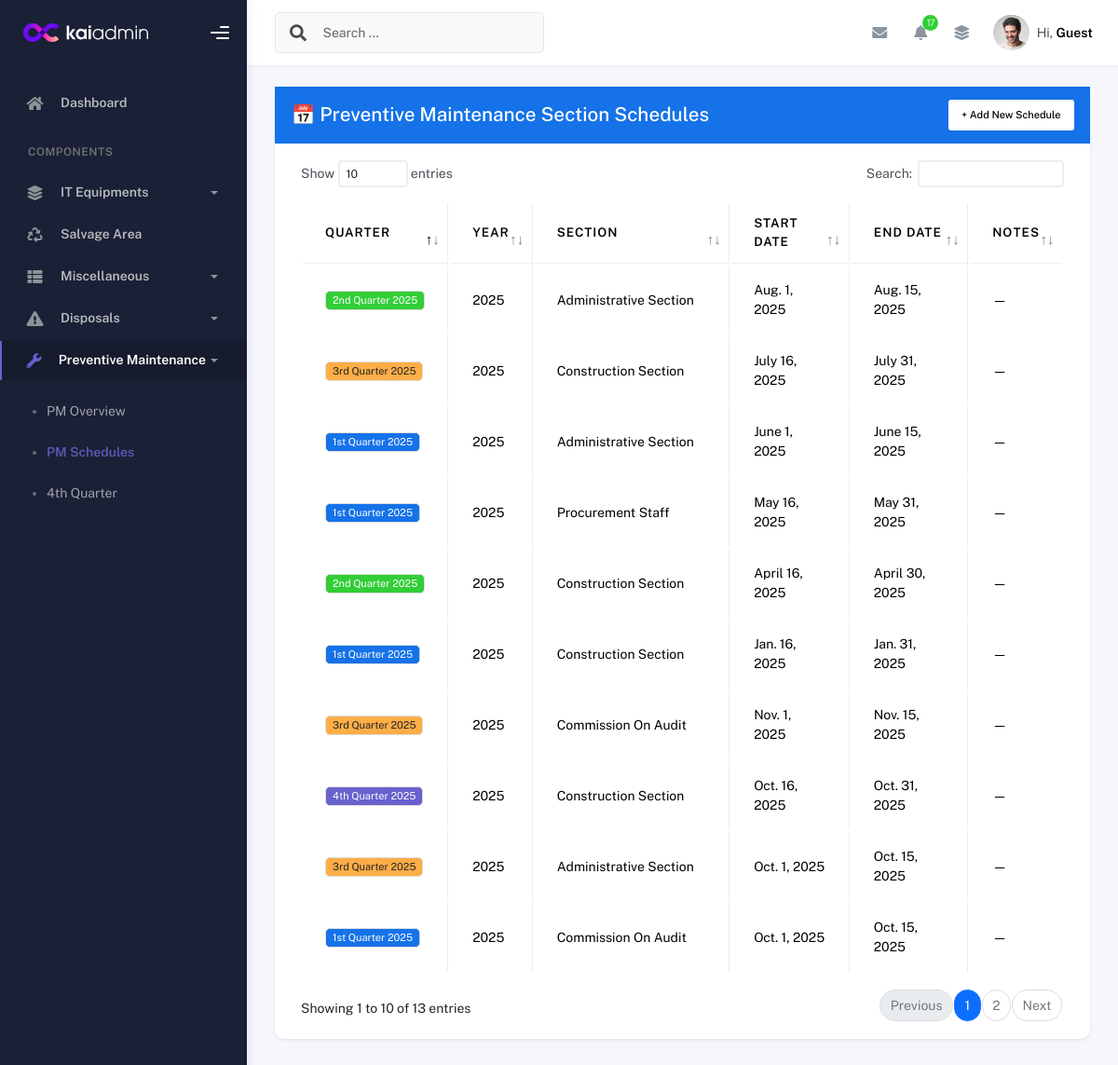
The app's page /maintenance/schedules/, older data.
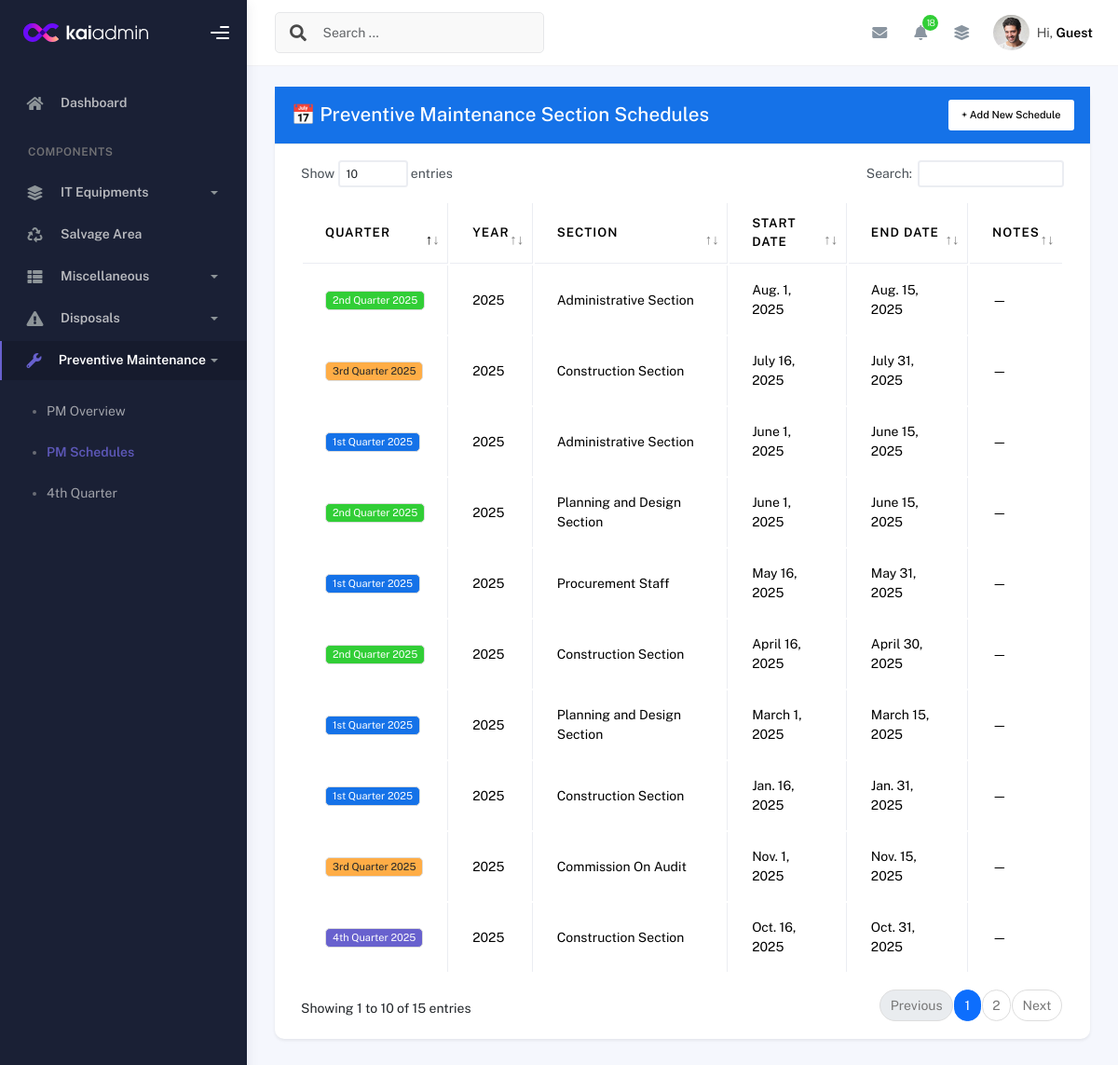
The same page, newer data.
### inventory/models.py (models this page shows, shortened)
class PMSectionSchedule(models.Model):
    quarter_schedule = models.ForeignKey(QuarterSchedule, on_delete=models.CASCADE, related_name='schedules')
    section = models.ForeignKey(OfficeSection, on_delete=models.CASCADE)
    start_date = models.DateField()
    end_date = models.DateField()
    notes = models.TextField(blank=True, null=True)

class QuarterSchedule(models.Model):
    QUARTERS = [
        ('Q1', '1st Quarter'),
        ('Q2', '2nd Quarter'),
        ('Q3', '3rd Quarter'),
        ('Q4', '4th Quarter'),
    ]
    year = models.IntegerField()
    quarter = models.CharField(max_length=2, choices=QUARTERS)

class OfficeSection(models.Model):
    name = models.CharField(max_length=255, unique=True)

### inventory/views.py (the view, shortened to what this page needs)
# urls.py: path('maintenance/schedules/', views.section_schedule_list_view, name='section_schedule_list'), # section schedule list view of pm
def section_schedule_list_view(request):
    schedules = PMSectionSchedule.objects.select_related('quarter_schedule', 'section').order_by('-start_date')
    quarters = QuarterSchedule.objects.all().order_by('-year')
    sections = OfficeSection.objects.all().order_by('name')
    return render(request, 'maintenance/section_schedule_list.html', {
        'schedules': schedules,
        'quarters': quarters,
        'sections': sections,
    })

### templates/maintenance/section_schedule_list.html (shortened to what this page needs)
{% extends 'base.html' %}
{% load static %}
{% block content %}
<div class="container">
  <div class="page-inner">
    <div class="row">
      <div class="col-md-12">
        <div class="card shadow-sm">
          <div class="card-header bg-primary text-white d-flex justify-content-between">
            <h4 class="mb-0">📅 Preventive Maintenance Section Schedules</h4>
            <button class="btn btn-light btn-sm" data-bs-toggle="modal" data-bs-target="#addScheduleModal">+ Add New Schedule</button>
          </div>
          <div class="card-body">
            {% if schedules %}
              <div class="table-responsive">
                <table id="schedule-table" class="table table-bordered table-hover">
                  <thead class="bg-light">
                    <tr>
                      <th>Quarter</th>
                      <th>Year</th>
                      <th>Section</th>
                      <th>Start Date</th>
                      <th>End Date</th>
                      <th>Notes</th>
                    </tr>
                  </thead>
                  <tbody>
                    {% for schedule in schedules %}
                    <tr>
                      <td>
                        <span class="badge
                          {% if schedule.quarter_schedule.get_quarter_display == "1st Quarter" %}bg-primary
                          {% elif schedule.quarter_schedule.get_quarter_display == "2nd Quarter" %}bg-success
                          {% elif schedule.quarter_schedule.get_quarter_display == "3rd Quarter" %}bg-warning text-dark
                          {% elif schedule.quarter_schedule.get_quarter_display == "4th Quarter" %}bg-secondary
                          {% else %}bg-secondary
                          {% endif %}
                        ">
                          {{ schedule.quarter_schedule.get_quarter_display }} {{ schedule.quarter_schedule.year }}
                        </span>
                      </td>
                      <td>{{ schedule.quarter_schedule.year }}</td>
                      <td>{{ schedule.section.name }}</td>
                      <td>{{ schedule.start_date }}</td>
                      <td>{{ schedule.end_date }}</td>
                      <td>{{ schedule.notes|default:"—" }}</td>
                    </tr>
                    {% endfor %}
                  </tbody>
                </table>
              </div>
            {% else %}
              <div class="alert alert-info">No schedules available.</div>
            {% endif %}
          </div>
        </div>
      </div>
    </div>
  </div>
</div>
{% endblock %}

Row changes from the older to the newer data that the page shows:
no longer on this page (row unchanged): PMSectionSchedule: quarter_schedule.quarter "3rd Quarter", quarter_schedule.year "2025", section.name "Administrative Section", start_date "Oct. 1, 2025", end_date "Oct. 15, 2025", notes "—"
no longer on this page (row unchanged): PMSectionSchedule: quarter_schedule.quarter "1st Quarter", quarter_schedule.year "2025", section.name "Commission On Audit", start_date "Oct. 1, 2025", end_date "Oct. 15, 2025", notes "—"
added PMSectionSchedule: quarter_schedule.quarter "2nd Quarter", quarter_schedule.year "2025", section.name "Planning and Design Section", start_date "June 1, 2025", end_date "June 15, 2025", notes "—"
added PMSectionSchedule: quarter_schedule.quarter "1st Quarter", quarter_schedule.year "2025", section.name "Planning and Design Section", start_date "March 1, 2025", end_date "March 15, 2025", notes "—"
Text that changed along with them:
{{ pending_pm_count }}: "17" → "18"
text written by a page script: "Show entries Search: Showing 1 to 10 of 13 entries Previous 1 2 Next" → "Show entries Search: Showing 1 to 10 of 15 entries Previous 1 2 Next"
